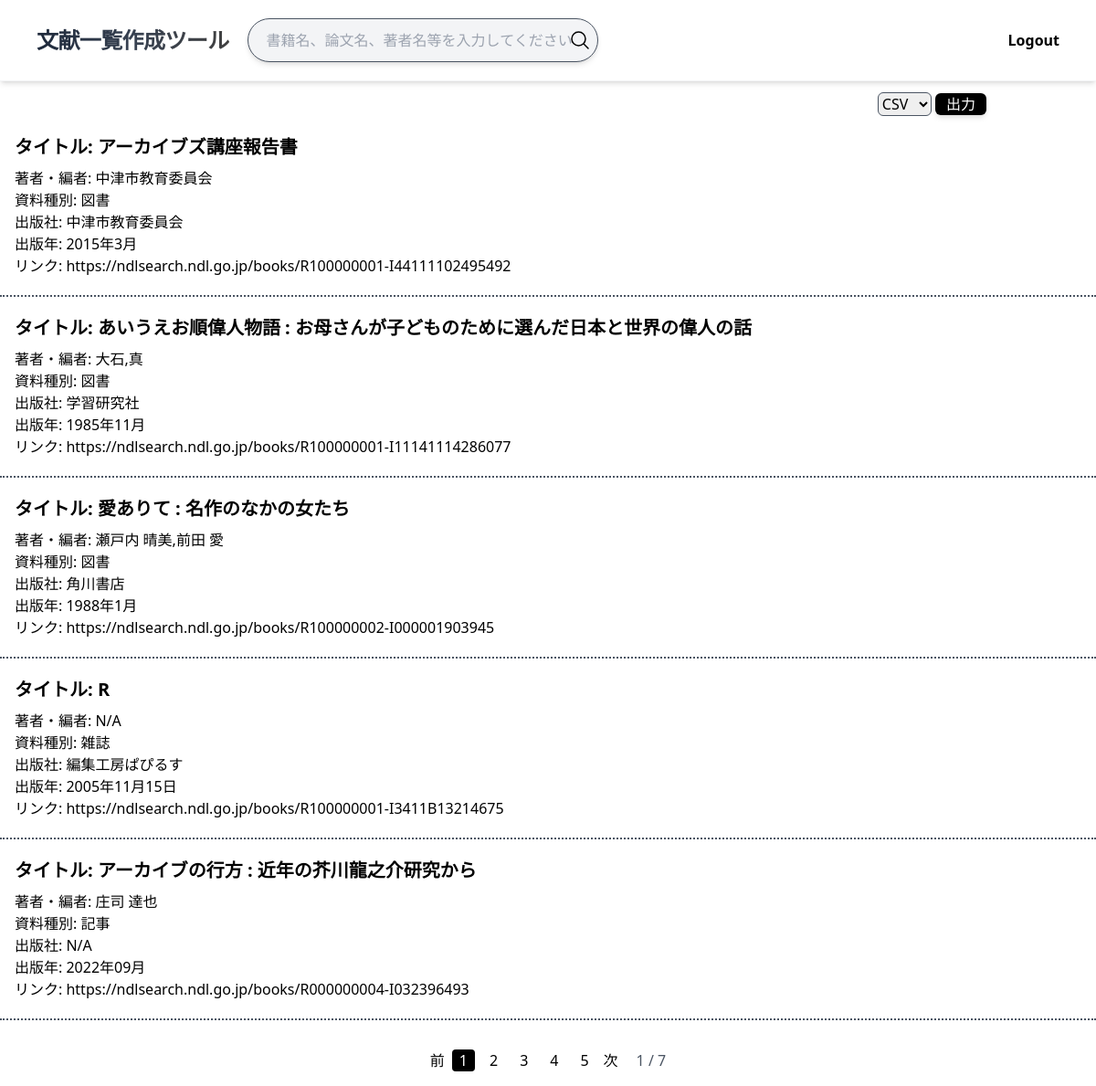
Page /mypage/ (signed in) on the committed database.
### api/models.py (models this page shows)
class Book(models.Model):
    type = models.ManyToManyField(Type, blank=True) #図書種別
    title = models.CharField(max_length=255) #資料タイトル
    author = models.ManyToManyField(Author, blank=True) #著者
    publisher = models.ForeignKey(Publisher, on_delete=models.PROTECT) #出版社
    date = models.CharField(max_length=10) #出版年
    magazine_title = models.ManyToManyField(Magazine, blank=True) #掲載誌タイトル
    magazine_number = models.CharField(max_length=20, blank=True) #掲載誌関数
    magazine_date = models.CharField(max_length=10, blank=True) #掲載誌出版年
    page = models.CharField(max_length=20, blank=True) #論文掲載ページ数
    link = models.URLField(blank=True) #図書資料へのアクセスURL
    user = models.ForeignKey(User, on_delete=models.CASCADE, related_name='favorites', null=True) #email

class Author(models.Model):
    author = models.CharField(max_length=20)

class Type(models.Model):
    type = models.CharField(max_length=5)

class Publisher(models.Model):
    publisher = models.CharField(max_length=20)

### api/views.py (the view)
# urls.py: path('mypage/', BookListView.as_view(), name='mypage'),
class BookListView(ListView, FormView):
    print("OK")
    template_name = 'mypage.html'
    context_object_name = 'book_obj'
    form_class = SearchForm
    paginate_by = 5
    def get_queryset(self):
        print('get_queryset関数OK')
        return Book.objects.filter(user=self.request.user)

### api/forms.py
class SearchForm(forms.Form):
    searchword = forms.CharField(label="検索ワード", max_length=10, )
    def __init__(self, *args, **kwargs):
        super().__init__(*args, **kwargs)
        self.fields["searchword"].widget.attrs["class"] = "block w-full h-12 pl-5 border rounded-full bg-gray-100 border-gray-600 shadow-md "
        self.fields["searchword"].widget.attrs["placeholder"] = "書籍名、論文名、著者名等を入力してください"

### templates/mypage.html (shortened to what this page needs)
{% load static %}
<!DOCTYPE html>
<html lang="en">
<head>
    <script src="https://cdn.tailwindcss.com"></script>
</head>
<body class="h-full">
    {% block content %}
    <header class="mb-3 border-b border-gray-100 shadow-md">
        <div class="flex justify-between py-5 mx-10 border-gray-600">
            <div class="flex space-x-5">
                <div class="flex items-center">
                    <a href="{% url "api:top" %}">
                        <span class="text-2xl font-semibold tracking-tight
                        bg-gradient-to-r from-slate-800 via-gray-700 to-neutral-700
                        bg-clip-text text-transparent">文献一覧作成ツール</span>
                    </a>
                </div>
                <div class="flex items-center">
                    <form action="/search/" method="post">
                        <div class="relative w-96">
                            {{ form.searchword }}
                            <button type="submit" class="absolute right-2 top-2/4 -translate-y-2/4">
                                    <svg xmlns="http://www.w3.org/2000/svg" fill="none" viewBox="0 0 24 24" stroke-width="1.5" stroke="currentColor" class="size-6">
                                        <path stroke-linecap="round" stroke-linejoin="round" d="m21 21-5.197-5.197m0 0A7.5 7.5 0 1 0 5.196 5.196a7.5 7.5 0 0 0 10.607 10.607Z" />
                                    </svg>
                            </button>
                        </div>
                    </form>
                </div>
            </div>
            <div class="flex items-center">
                <nav class="space-x-4">
                    <form method="post" action="{% url "api:logout" %}">
                        <button type="submit" class="font-semibold">Logout</button>
                    </form>
                </nav>
            </div>
        </div>
    </header>
    <main>
        <div class="flex justify-center">
            <div class="flex items-center justify-end w-4/5">
                <form method="post" action="{% url "api:export" %}">{% csrf_token %}
                    <select name="output" class="border border-gray-600 rounded-md">
                        <option value="csv">CSV</option>
                    </select>
                    <button type="submit" class="px-3 text-center bg-black rounded-md shadow-md text-white hover:bg-gray-300 hover:text-black hover:duration-500" >出力</button>
                </form>
            </div>
        </div>
        <div class="">
            {% for book in book_obj %}
                <form method="post" action="">{% csrf_token %}
                    <div class=" pt-3 pb-5 border-b-2 border-dotted border-gray-600" value="{{ book }}">
                        <div class="px-4">
                            <a href="{% url 'api:update_bookpage' book.pk %}"><p name="title" class="font-bold py-2 text-xl">タイトル: {{ book.title }}</p></a>
                            {% for author in book.author.all %}
                                <div><p name="author">著者・編者: {{ author.author }}</p></div>
                            {% endfor %}
                            {% for type in book.type.all %}
                                <div><p name="type">資料種別: {{ type.type }}</p></div>
                            {% endfor %}
                            <div><p name="publisher">出版社: {{ book.publisher.publisher }}</p></div>
                            <div><p name="date">出版年: {{ book.date }}</p></div>
                            <div>リンク: <a name="link" href="{{ book.link }}">{{ book.link }}</a></div>
                        </div>
                    </div>
                </form>
            {% endfor %}
        </div>
        <div class="pagination mt-8 mb-4 flex justify-center">
            <ul class="pagination flex space-x-2">
                {% if page_obj.has_previous %}
                    <li><a href="?page={{ page_obj.previous_page_number }}" class="page-link text-primary d-inline-block">前</a></li>
                {% else %}
                    <li class="disabled"><div class="page-link text-secondary d-inline-block disabled" href="#">前</div></li>
                {% endif %}
                {% for num in page_obj.paginator.page_range %}
                    {% if num %}
                        {% if num == page_obj.number %}
                            <li class="current-page">
                                <div class="bg-black text-white rounded px-2">
                                    {{ num }}
                                </div>
                            </li>
                        {% elif page_obj.number|add:"4" >= num and page_obj.number|add:"-4" <= num %}
                            <li>
                                <a href="?page={{ num }}" class="page-link text-primary d-inline-block rounded px-2">
                                    {{ num }}
                                </a>
                            </li>
                        {% endif %}
                    {% endif %}
                {% endfor %}
                {% if page_obj.has_next %}
                    <li>
                        <a href="?page={{ page_obj.next_page_number }}" class="page-link text-primary d-inline-block">
                            次
                        </a>
                    </li>
                {% else %}
                    <li class="disabled">
                        <div class="page-link text-secondary d-inline-block disabled">
                            次
                        </div>
                    </li>
                {% endif %}
                <li class="pl-3 p-md-2 text-gray-600">
                    {{ page_obj.number }} / {{ page_obj.paginator.num_pages }}
                </li>
            </ul>
        </div>
        {% endblock content %}
    </main>
</body>
</html>

### rows in the picture
Book: title "アーカイブズ講座報告書", publisher.publisher "中津市教育委員会", date "2015年3月", link "https://ndlsearch.ndl.go.jp/books/R100000001-I44111102495492"
Author: author "中津市教育委員会"
Type: type "図書"
Book: title "あいうえお順偉人物語 : お母さんが子どものために選んだ日本と世界の偉人の話", publisher.publisher "学習研究社", date "1985年11月", link "https://ndlsearch.ndl.go.jp/books/R100000001-I11141114286077"
Author: author "大石,真"
Book: title "愛ありて : 名作のなかの女たち", publisher.publisher "角川書店", date "1988年1月", link "https://ndlsearch.ndl.go.jp/books/R100000002-I000001903945"
Author: author "瀬戸内 晴美,前田 愛"
Book: title "R", publisher.publisher "編集工房ぱぴるす", date "2005年11月15日", link "https://ndlsearch.ndl.go.jp/books/R100000001-I3411B13214675"
Author: author "N/A"
Type: type "雑誌"
Book: title "アーカイブの行方 : 近年の芥川龍之介研究から", publisher.publisher "N/A", date "2022年09月", link "https://ndlsearch.ndl.go.jp/books/R000000004-I032396493"
Author: author "庄司 達也"
Type: type "記事"

### other values in the picture
{{ num }} "1"
{{ num }} "2" "3" "4" "5"
{{ page_obj.number }} "1"
{{ page_obj.paginator.num_pages }} "7"
